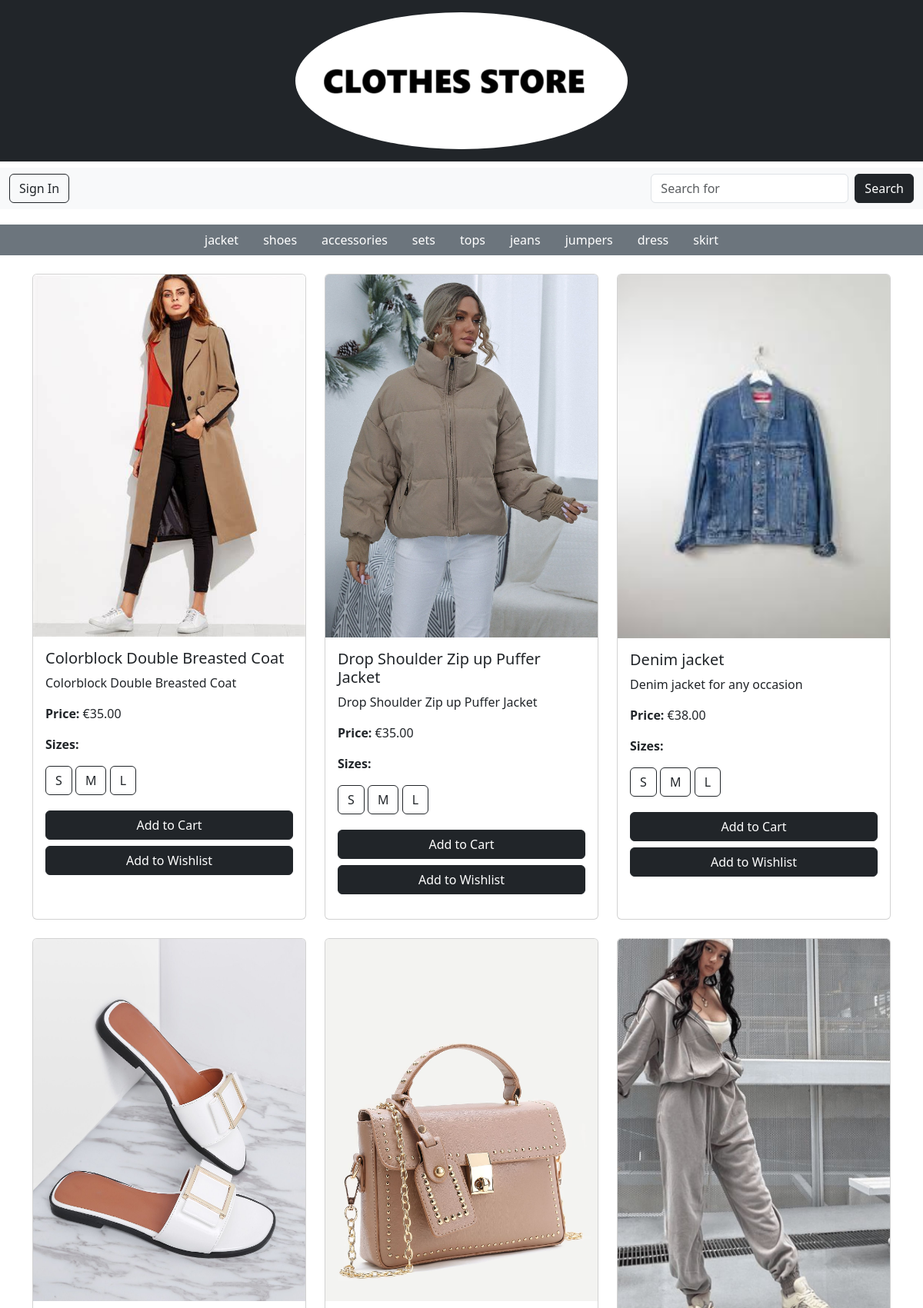
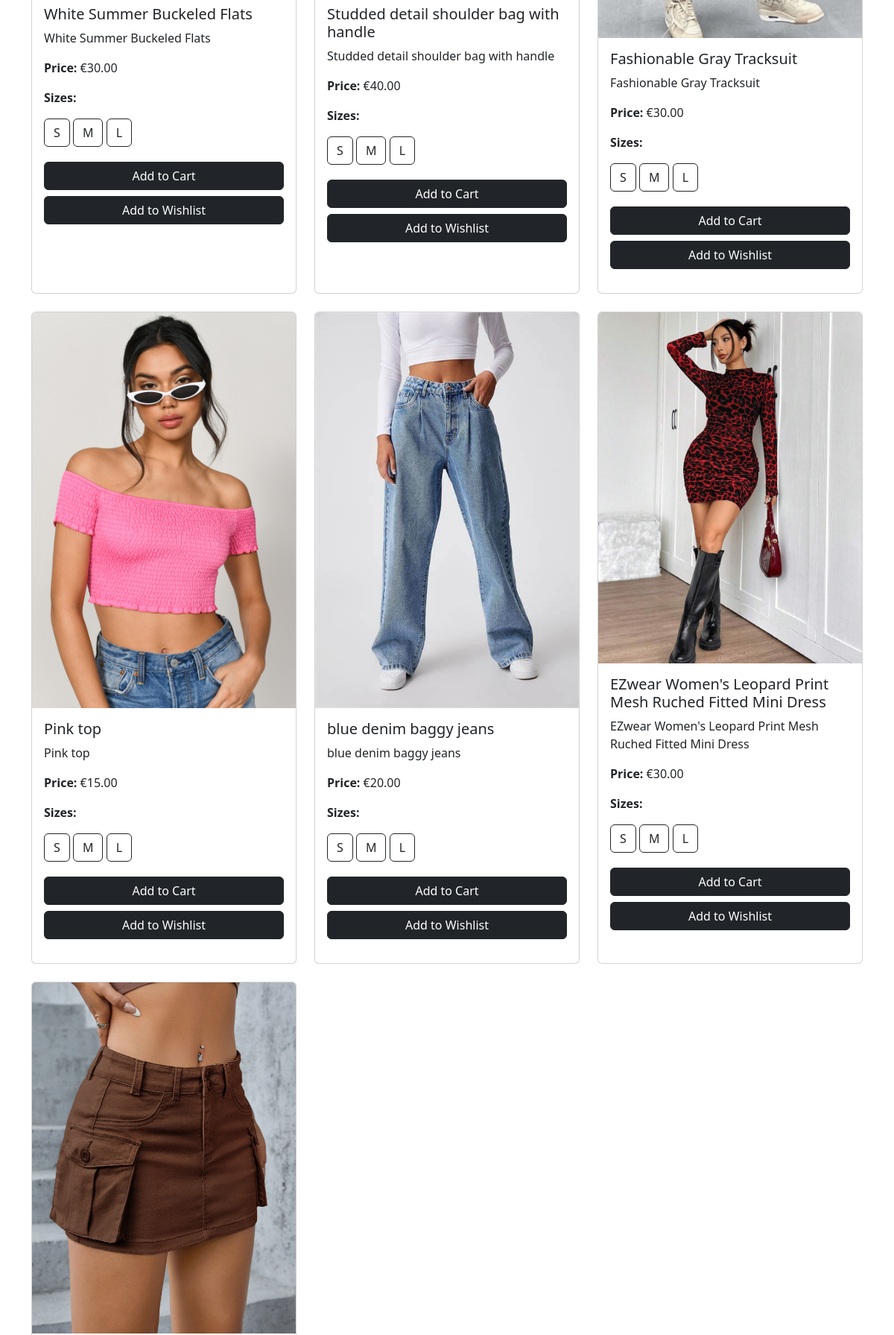
The app's page /store/women/ (upper part) with its own data (2 pictures, top to bottom).
### store/models.py (models this page shows, shortened)
class Category(models.Model):
    name = models.CharField(max_length=255)
    parent = models.ForeignKey('self', on_delete=models.CASCADE, null=True, blank=True, related_name='subcategories')

class Product(models.Model):
    name = models.CharField(max_length=255)
    description = models.TextField()
    price = models.DecimalField(max_digits=10, decimal_places=2)
    category = models.ForeignKey(Category, on_delete=models.CASCADE)
    image = models.ImageField(null=True, blank=True)
    sizes = models.ManyToManyField(Size, related_name='products')
    colour = models.CharField(max_length=50, blank=True, null=True)
    quantity_in_stock = models.PositiveIntegerField(default=0)

class Size(models.Model):
    name = models.CharField(max_length=50)

### store/views.py (the view)
# urls.py: path('store/women/', womens_view, name='womens'),
def womens_view(request):
    women_category = get_object_or_404(Category, name__iexact="Women")
    subcategories = Category.objects.filter(parent=women_category)
    subcategory_name = request.GET.get('subcategory')
    if subcategory_name:
        subcategory = get_object_or_404(Category, name__iexact=subcategory_name, parent=women_category)
        products = Product.objects.filter(category=subcategory)
    else:
        products = Product.objects.filter(category__in=[women_category] + list(subcategories))
    return render(request, 'womens.html', {
        'products': products,
        'subcategories': subcategories,
    })

### cart/context_processors.py (called while the page is built)
def counter(request):
    item_count = 0
    if 'admin' in request.path:
        return {}
    else:
        try:
            cart = Cart.objects.filter(cart_id=_cart_id(request))
            cart_items = CartItem.objects.all().filter(cart=cart[:1])
            for cart_item in cart_items:
                item_count += cart_item.quantity
        except Cart.DoesNotExist:
            item_count = 0
    return {'item_count':item_count}

### cart/views.py (called while the page is built)
def _cart_id(request):
    cart = request.session.session_key
    if not cart:
        cart = request.session.create()
    return cart

### loyalty/context_processors.py (called while the page is built)
def loyalty_points(request):
    if request.user.is_authenticated:
        try:
            loyalty = Loyalty.objects.get(user=request.user)
        except Loyalty.DoesNotExist:
            loyalty = None
    else:
        loyalty = None
    return {'loyalty': loyalty}

### pages/templates/womens.html (shortened to what this page needs)
{% load static %}
<!DOCTYPE html>
<html lang="en">
<head>
    <link rel="stylesheet" href="{% static 'css/style.css' %}">
    <link href="https://cdn.jsdelivr.net/npm/bootstrap@5.3.3/dist/css/bootstrap.min.css" rel="stylesheet">
</head>
<body>
    <header class="bg-dark text-white py-3">
        <div class="container text-center">
            {% include 'header.html' %}
        </div>
    </header>
    {% include 'nav.html' %}
    <nav class="category-nav bg-secondary text-center mt-2">
        <ul class="nav justify-content-center">
            {% for subcategory in subcategories %}
                <li class="nav-item">
                    <a class="nav-link text-white {% if subcategory.name == selected_subcategory %}active{% endif %}"
                       href="?subcategory={{ subcategory.name }}">
                        {{ subcategory.name }}
                    </a>
                </li>
            {% endfor %}
        </ul>
    </nav>
    <div class="container mt-4">
        <div class="row">
            {% for product in products %}
                <div class="col-md-4 mb-4">
                    <div class="card h-100">
                        {% if product.image %}
                            <img src="{{ product.image.url }}" class="card-img-top" alt="{{ product.name }}">
                        {% else %}
                            <img src="{% static 'images/default.jpg' %}" class="card-img-top" alt="Default Image">
                        {% endif %}
                        <div class="card-body d-flex flex-column">
                            <h5 class="card-title">{{ product.name }}</h5>
                            <p class="card-text">{{ product.description }}</p>
                            <p><strong>Price:</strong> €{{ product.price }}</p>
                            <div class="size-buttons mb-3">
                                <p><strong>Sizes:</strong></p>
                                {% for size in product.sizes.all %}
                                    <button class="btn btn-outline-dark size-btn mb-1" data-product-id="{{ product.id }}" data-size-id="{{ size.id }}">
                                        {{ size.name }}
                                    </button>
                                {% endfor %}
                            </div>
                            <a href="#" class="btn btn-dark add-to-cart mb-2" data-product-id="{{ product.id }}">
                                Add to Cart
                            </a>
                            <a href="#" class="btn btn-dark add-to-wishlist mb-3">Add to Wishlist</a>
                        </div>
                    </div>
                </div>
            {% empty %}
                <p class="text-center">No products available in this category.</p>
            {% endfor %}
        </div>
    </div>
</body>
</html>

### records on screen
Category: name "jacket"
Category: name "shoes"
Category: name "accessories"
Category: name "sets"
Category: name "tops"
Category: name "jeans"
Category: name "jumpers"
Category: name "dress"
Category: name "skirt"
Product: image (picture), name "Colorblock Double Breasted Coat", description "Colorblock Double Breasted Coat", price "35.00"
Size: name "S"
Size: name "M"
Size: name "L"
Product: image (picture), name "Drop Shoulder Zip up Puffer Jacket", description "Drop Shoulder Zip up Puffer Jacket", price "35.00"
Product: image (picture), name "Denim jacket", description "Denim jacket for any occasion", price "38.00"
Product: image (picture), name "White Summer Buckeled Flats", description "White Summer Buckeled Flats", price "30.00"
Product: image (picture), name "Studded detail shoulder bag with handle", description "Studded detail shoulder bag with handle", price "40.00"
Product: image (picture), name "Fashionable Gray Tracksuit", description "Fashionable Gray Tracksuit", price "30.00"
Product: image (picture), name "Pink top", description "Pink top", price "15.00"
Product: image (picture), name "blue denim baggy jeans", description "blue denim baggy jeans", price "20.00"
Product: image (picture), name "EZwear Women's Leopard Print Mesh Ruched Fitted Mini Dress", description "EZwear Women's Leopard Print Mesh Ruched Fitted Mini Dress", price "30.00"
Product: image (picture)
